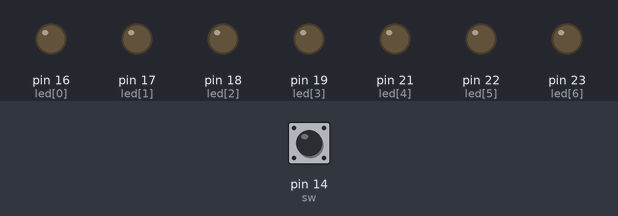
This sketch was run on a simulated Arduino Mega 2560, built with avr-gcc and run on an emulated ATmega2560. Parts: output pins drawn as LEDs (lit = HIGH). The inputs (shaded band) are chosen by the test bench; at power-on: pin 14 (sw) LOW.

Above: at 1.2 s.
1.3 s: pin 14 (sw) pulled HIGH for 0.15 s
At 2.6 s:
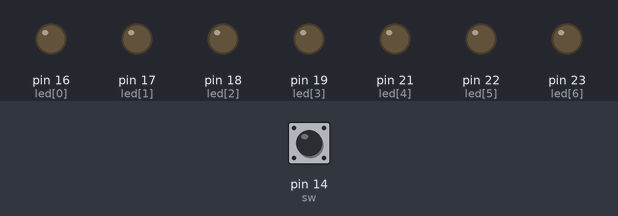
3.0 s: pin 14 (sw) pulled HIGH for 1 s
At 3.8 s:
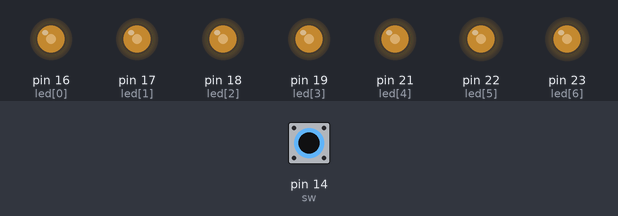
5.5 s: pin 14 (sw) pulled HIGH for 3.2 s
At 9.5 s:
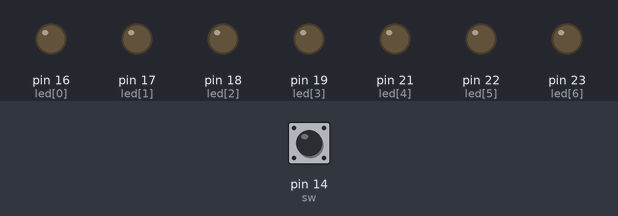
Timing chart, 0 to 11.0 s (numbered marks = the images above; inputs shaded):
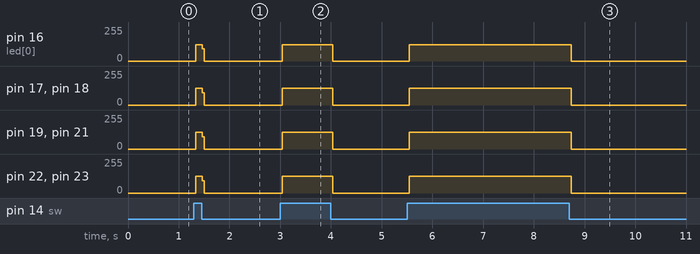

The sketch:

millis1.2.ino
```cpp
int led[] = {16, 17, 18, 19, 21, 22, 23};
#define sw 14
int i;
  int x=0;
bool state = false;
unsigned long Time1 = 0;
unsigned long Time2 = 0;
void setup() {
  for (int i = 0; i <= 6; i++)
  {
    pinMode(led[i], OUTPUT);
    digitalWrite(led[i], 1);
  }
  pinMode(sw, INPUT);
  Serial.begin(115200);
}
void loop() {
   for (int i = 0; i <= 6; i++)
  {
    digitalWrite(led[i], 0);
}
if(digitalRead(14)==1){
  Time2 += 1000;
  if(millis()-Time2>=2000){
    for (int i = 0; i <= 6; i++)
  {
    digitalWrite(led[i], 1);
}
  }
}
}
```

Measured:
- after the input at 1.3 s, pin 16 (led[0]): 0/255 → 123/255 at once, → 0/255 0.12 s later; pin 17 (led[1]), pin 18 (led[2]), pin 19 (led[3]), pin 21 (led[4]): 0/255 → 124/255 at once, → 0/255 0.12 s later; pin 22 (led[5]), pin 23 (led[6]): 0/255 → 125/255 at once, → 0/255 0.12 s later
- after the input at 3.0 s, pin 16 (led[0]): 0/255 → 123/255 at once, → 0/255 1.0 s later; pin 17 (led[1]), pin 18 (led[2]), pin 19 (led[3]), pin 21 (led[4]): 0/255 → 124/255 at once, → 0/255 1.0 s later; pin 22 (led[5]), pin 23 (led[6]): 0/255 → 125/255 at once, → 0/255 1.0 s later
- after the input at 5.5 s, pin 16 (led[0]): 0/255 → 123/255 at once, → 0/255 3.2 s later; pin 17 (led[1]), pin 18 (led[2]), pin 19 (led[3]), pin 21 (led[4]): 0/255 → 124/255 at once, → 0/255 3.2 s later; pin 22 (led[5]), pin 23 (led[6]): 0/255 → 125/255 at once, → 0/255 3.2 s later
